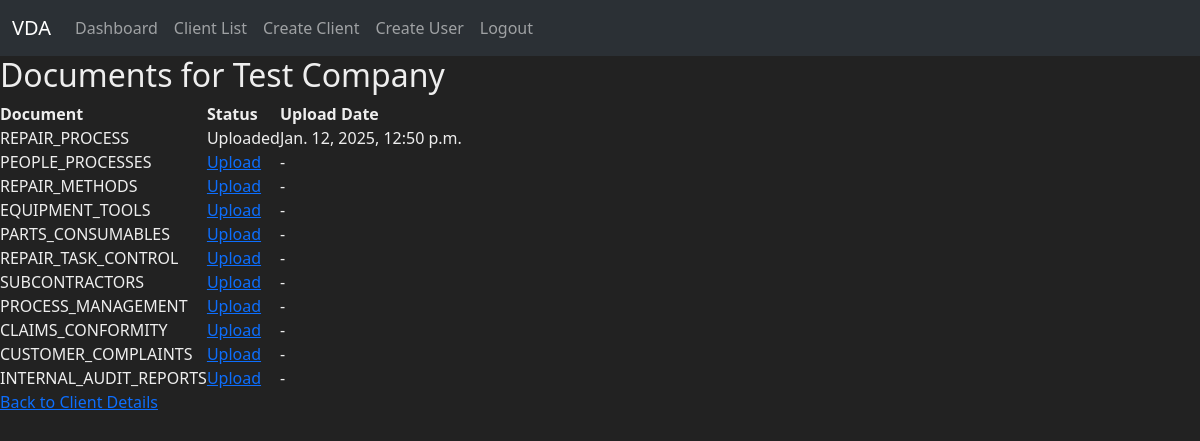
The app's page /client/1/documents/ (signed in) with its own data.
### vda/models.py (models this page shows, shortened)
class Client(models.Model):
    company_name = models.CharField(max_length=255, unique=True)
    address_line_1 = models.CharField(max_length=255, blank=True, null=True)
    address_line_2 = models.CharField(max_length=255, blank=True, null=True)
    town = models.CharField(max_length=100, blank=True, null=True)
    county = models.CharField(max_length=100, blank=True, null=True)
    postcode = models.CharField(max_length=20, blank=True, null=True)
    phone_number = models.CharField(max_length=20, blank=True, null=True)

class Document(models.Model):
    client = models.ForeignKey(Client, on_delete=models.CASCADE, related_name='documents')
    category = models.CharField(
        max_length=50,
        choices=[(category.name, category.value) for category in DocumentCategory],
        unique=True
    )
    file = models.FileField(upload_to='uploads/documents/', blank=True, null=True)
    upload_date = models.DateTimeField(blank=True, null=True)

### vda/views.py (the view)
# urls.py: path('client/<int:client_id>/documents/', views.document_list, name='document_list'),
@user_passes_test(is_admin)
def document_list(request, client_id):
    client = get_object_or_404(Client, id=client_id)
    documents = Document.objects.filter(client=client)
    document_status = {category.name: None for category in DocumentCategory}
    for doc in documents:
        document_status[doc.category] = doc
    return render(request, 'document_list.html', {'client': client, 'document_status': document_status})

### vda/views.py (called while the page is built)
def is_admin(user):
    print(f"User: {user.username}, Is Superuser: {user.is_superuser}")
    return user.is_superuser

### vda/templates/document_list.html (shortened to what this page needs)
{% extends 'base.html' %}
{% block content %}
    <h2>Documents for {{ client.company_name }}</h2>
    <table>
        <thead>
            <tr>
                <th>Document</th>
                <th>Status</th>
                <th>Upload Date</th>
            </tr>
        </thead>
        <tbody>
            {% for category, document in document_status.items %}
                <tr>
                    <td>{{ category|capfirst }}</td>
                    {% if document %}
                        <td>Uploaded</td>
                        <td>{{ document.upload_date }}</td>
                    {% else %}
                        <td><a href="{% url 'upload_document' client.id category %}">Upload</a></td>
                        <td>-</td>
                    {% endif %}
                </tr>
            {% endfor %}
        </tbody>
    </table>
    <a href="{% url 'client_detail' client.id %}">Back to Client Details</a>
{% endblock %}

### vda/static/css/styles.css (style rules this page uses)
*, *::after, *::before { margin: 0; padding: 0; box-sizing: border-box; }
body { background-color: #222 !important; color: #eee !important; }

### records on screen
Client: company_name "Test Company"
Document: category "REPAIR_PROCESS", upload_date "Jan. 12, 2025, 12:50 p.m."

### other values on screen
{{ category|capfirst }} "PEOPLE_PROCESSES" "REPAIR_METHODS" "EQUIPMENT_TOOLS" "PARTS_CONSUMABLES" "REPAIR_TASK_CONTROL" "SUBCONTRACTORS" "PROCESS_MANAGEMENT" "CLAIMS_CONFORMITY" "CUSTOMER_COMPLAINTS" "INTERNAL_AUDIT_REPORTS"
